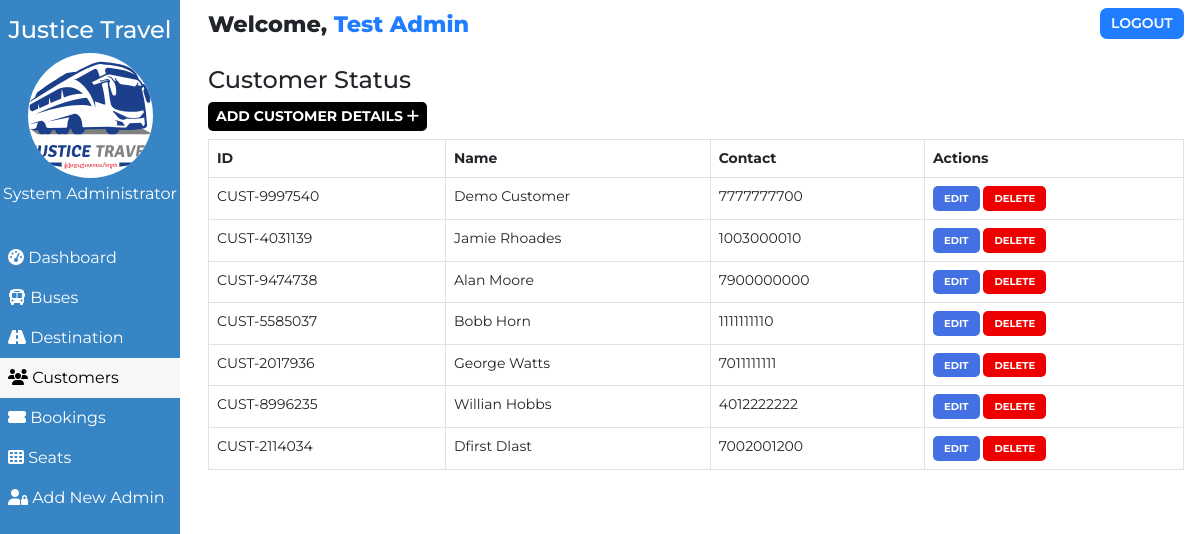
The app's page /admin/customer.php (signed in) with its own data.
### tables this page shows
CREATE TABLE IF NOT EXISTS `users` (
  `user_id` int(11) NOT NULL AUTO_INCREMENT,
  `user_fullname` varchar(100) NOT NULL,
  `user_name` varchar(30) NOT NULL,
  `user_password` varchar(255) NOT NULL,
  `user_created` datetime NOT NULL DEFAULT CURRENT_TIMESTAMP,
  PRIMARY KEY (`user_id`)
);

CREATE TABLE IF NOT EXISTS `customers` (
  `id` int(100) NOT NULL AUTO_INCREMENT,
  `customer_id` varchar(255) NOT NULL,
  `customer_name` varchar(30) NOT NULL,
  `customer_phone` varchar(10) NOT NULL,
  `customer_created` datetime NOT NULL DEFAULT CURRENT_TIMESTAMP,
  PRIMARY KEY (`id`)
);

### admin/customer.php (the view, shortened to what this page needs)
<!DOCTYPE html>
<html lang="en">
<head>
    <link href="https://cdn.jsdelivr.net/npm/bootstrap@5.0.1/dist/css/bootstrap.min.css" rel="stylesheet">
    <?php
        $page="customer";
    ?>
</head>
<body>
    <?php require '../assets/partials/_admin-header.php';?>
        <?php
            $resultSql = "SELECT * FROM `customers` ORDER BY customer_created DESC";
            $resultSqlResult = mysqli_query($conn, $resultSql);
            if(!mysqli_num_rows($resultSqlResult)){ ?>
                <div class="container mt-4">
                    <div id="noCustomers" class="alert alert-dark " role="alert">
                        <h1 class="alert-heading">No Customers Found!!</h1>
                        <p class="fw-light">Be the first person to add one!</p>
                        <hr>
                        <div id="addCustomerAlert" class="alert alert-success" role="alert">
                                Click on <button id="add-button" class="button btn-sm"type="button"data-bs-toggle="modal" data-bs-target="#addModal">ADD <i class="fas fa-plus"></i></button> to add a customer!
                        </div>
                    </div>
                </div>
            <?php }
            else { ?>
            <section id="customer">
                <div id="head">
                    <h4>Customer Status</h4>
                </div>
                <div id="customer-results">
                    <div>
                        <button id="add-button" class="button btn-sm"type="button"data-bs-toggle="modal" data-bs-target="#addModal">Add Customer Details <i class="fas fa-plus"></i></button>
                    </div>
                    <table class="table table-hover table-bordered">
                        <thead>
                            <th>ID</th>
                            <th>Name</th>
                            <th>Contact</th>
                            <th>Actions</th>
                        </thead>
                        <?php
                            while($row = mysqli_fetch_assoc($resultSqlResult))
                            {
                                $id = $row["id"];
                                $customer_id = $row["customer_id"];
                                $customer_name = $row["customer_name"];
                                $customer_phone = $row["customer_phone"];
                        ?>
                        <tr>
                            <td>
                                <?php
                                    echo $customer_id;
                                ?>
                            </td>
                            <td>
                                <?php
                                    echo $customer_name;
                                ?>
                            </td>
                            <td>
                                <?php
                                    echo $customer_phone;
                                ?>
                            </td>
                            <td>
                            <button class="button edit-button " data-link="<?php echo $_SERVER['REQUEST_URI']; ?>" data-id="<?php
                                                echo $customer_id;?>" data-name="<?php
                                                echo $customer_name;?>" data-phone="<?php
                                                echo $customer_phone;?>"
                                                >Edit</button>
                                            <button class="button delete-button" data-bs-toggle="modal" data-bs-target="#deleteModal" data-id="<?php
                                                echo $id;?>">Delete</button>
                            </td>
                        </tr>
                    <?php
                        }
                    ?>
                    </table>
                </div>
            </section>
            <?php } ?>
        </div>
    </main>
</body>
</html>

### assets/partials/_admin-header.php (shortened to what this page needs)
<?php
    $conn = db_connect();
    $user_id = $_SESSION['user_id'];
    $sql = "SELECT * FROM users WHERE user_id = $user_id";
    $result = mysqli_query($conn, $sql);
    if($row = mysqli_fetch_assoc($result))
    {
        $user_fullname = $row["user_fullname"];
    }
?>
    <main id="container">
        <div id="sidebar">
            <h4>Justice Travel</h4>
            <div>
                <img class="adminDp mb-1" src="../assets/img/Justice Travel.svg" height="125px" alt="Justice Travel">
                <p>System Administrator</p>
            </div>
            <ul id="options">
                <li class="option <?php if($page=='dashboard'){ echo 'active';}?>">
                    <a href="./dashboard.php">
                    <i class="fas fa-tachometer-alt"></i> Dashboard
                    </a>
                </li>
                <li class="option <?php if($page=='bus'){ echo 'active';}?>">
                    <a href="./bus.php">
                    <i class="fas fa-bus"></i> Buses
                    </a>
                </li>
                <li class="option <?php if($page=='route'){ echo 'active';}?>">
                    <a href="./route.php">
                    <i class="fas fa-road"></i> Destination
                    </a>
                </li>
                <li class="option <?php if($page=='customer'){ echo 'active';}?>">
                    <a href="./customer.php">
                    <i class="fas fa-users"></i> Customers
                    </a>
                </li>
                <li class="option <?php if($page=='booking'){ echo 'active';}?>">
                    <a href="./booking.php">
                    <i class="fas fa-ticket-alt"></i> Bookings
                    </a>
                </li>
                <li class="option <?php if($page=='seat'){ echo 'active';}?>">
                    <a href="./seat.php">
                    <i class="fas fa-th"></i> Seats
                    </a>
                </li>
                <li class="option <?php if($page=='signup'){ echo 'active';}?>">
                    <a href="./signup.php">
                    <i class="fas fa-user-lock"></i> Add New Admin
                    </a>
                </li>
            </ul>
        </div>
        <div id="main-content">
            <section id="welcome">
                <ul>
                    <li class="welcome-item">Welcome,
                        <span id="USER">
                            <?php
                                echo $user_fullname;
                            ?>
                        </span>
                    </li>
                    <li class="welcome-item">
                        <button id="logout" class="btn-sm">
                            <a href="../assets/partials/_logout.php">LOGOUT</a>
                        </button>
                    </li>
                </ul>
            </section>

### assets/styles/admin.php (style rules this page uses)
body { margin: 0; box-sizing: border-box; font-family: 'Montserrat', sans-serif; background-color: white; }
html { scroll-behavior: smooth; }
*, *::after, *::before { box-sizing: inherit; }
#USER { color: #207DFF; }
.adminDp { background-color: white; border-radius: 50%; }
#welcome { background-color: white; }
#welcome ul { display: flex; justify-content: space-between; list-style-type: none; padding: 0; margin: 0; }
#welcome li { margin: 0 1rem; padding: 0.5rem 0; }
#welcome li:first-child { font-weight: 800; font-size: 1.4rem; }
#logout { padding: 0.3rem 0.7rem; background-color: #207DFF; font-weight: 600; outline: none; border: none; border-radius: 7px; }
#logout a { color: white; text-decoration: none; }
@media only screen and (min-width:1000px) { #sidebar { text-align: center; background-color: #3885c5; color: white; width: 15%; position: fixed; top: 0%; padding-top: 1rem; z-index: 2; height: 100vh; } }
@media only screen and (min-width:1000px) { #sidebar p { margin: 0; } }
@media only screen and (min-width:1000px) { #sidebar ul { margin-top: 2rem; } }
@media only screen and (min-width:1000px) { #options { list-style-type: none; text-align: left; padding-left: 0; } }
@media only screen and (min-width:1000px) { .option a { display: block; padding: 0.5rem; text-decoration: none; color: inherit; } }
@media only screen and (min-width:1000px) { .active { background-color:#f7f7f7; color:black; } }
@media only screen and (min-width:1000px) { #main-content { margin-left: 16%; } }

### assets/styles/admin-options.php (style rules this page uses)
* { font-family: Montserrat; }
#booking #head, #customer #head, #route #head, #seat #head, #bus #head { padding-top: 1rem; }
#booking, #customer, #route, #bus, #seat { padding: 0 1rem; }
#booking-results > div, #customer-results > div, #route-results > div, #bus-results > div { margin-bottom: 0.5rem; }
#booking-results button, #customer-results button, #route button, #bus-results button { border-radius: 5px; }
.button { border: none; font-weight: bold; text-transform: uppercase; }
#add-button { background-color: black; color: white; }
table { font-size: 14px; }
#bus .edit-button, #bus .delete-button, #route .edit-button, #route .delete-button, #customer .edit-button, #customer .delete-button { padding: 0.3rem 0.7rem; }
table th,td { padding-left: 0.3rem; }
table button { color: white; }
.edit-button { background-color: #4370E2; }
.delete-button { background-color: #EF0000; }
.edit-button, .delete-button { font-size: 10px }

### records on screen
users: user_fullname "Test Admin"
customers: customer "CUST-9997540", customer_name "Demo Customer", customer_phone "7777777700"
customers: customer "CUST-4031139", customer_name "Jamie Rhoades", customer_phone "1003000010"
customers: customer "CUST-9474738", customer_name "Alan Moore", customer_phone "7900000000"
customers: customer "CUST-5585037", customer_name "Bobb Horn", customer_phone "1111111110"
customers: customer "CUST-2017936", customer_name "George Watts", customer_phone "7011111111"
customers: customer "CUST-8996235", customer_name "Willian Hobbs", customer_phone "4012222222"
customers: customer "CUST-2114034", customer_name "Dfirst Dlast", customer_phone "7002001200"
